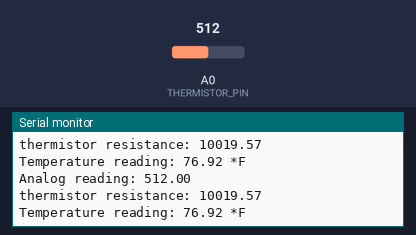
A sketch run on a simulated Arduino Uno, built with avr-gcc and run on an emulated ATmega328P. Parts: the last lines printed to the serial monitor. The test bench sets the inputs (shaded band); at power-on: A0 (THERMISTOR_PIN) = 512.

Above: at 4.5 s.
4.6 s: A0 (THERMISTOR_PIN) set to 900
At 5.9 s:
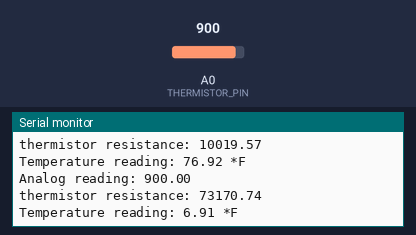
6.1 s: A0 (THERMISTOR_PIN) set to 870
At 6.8 s:
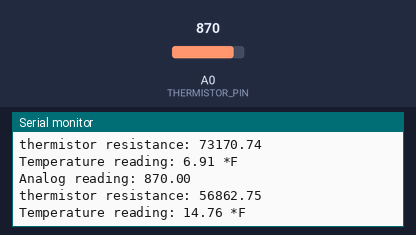
10.2 s: A0 (THERMISTOR_PIN) set to 523
At 11.1 s:
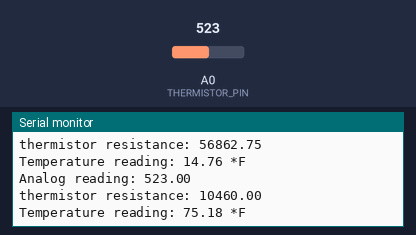
11.7 s: A0 (THERMISTOR_PIN) set to 505
At 13.2 s:
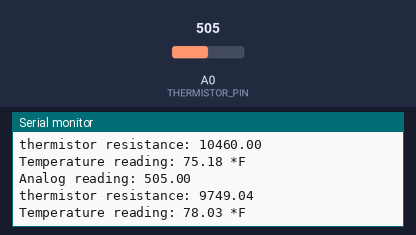
Timing chart, 0 to 14.2 s (numbered marks = the images above; inputs shaded):
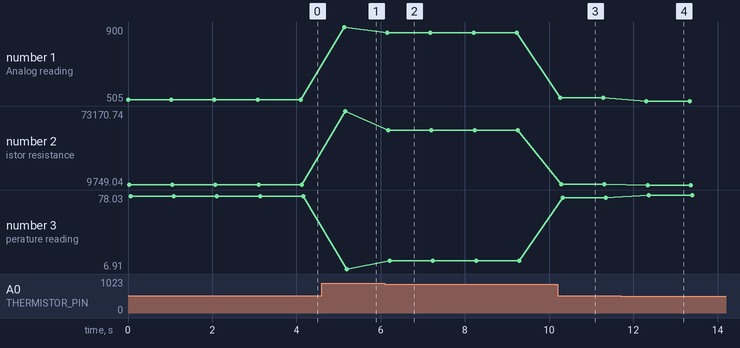

The sketch:

thermistor_basic.ino
```cpp
#define THERMISTOR_PIN A0

// resistance of the resistor placed in series with the thermistor
int series_resistor = 10000;

// create a floating point variable to hold the analog reading
float reading;

// create a floating point variable to hold the thermistor resistance
float thermistor_resistance;

void setup(void) {
	// initialize serial output at frequency of 9600 baud, or bits per second
	Serial.begin(9600);
}

void loop(void) {
	// take a voltage reading of the analog pin and put it in reading
	reading = analogRead(THERMISTOR_PIN);

	// print reading value to serial monitor
	Serial.print("Analog reading: ");
	Serial.println(reading);

	// use the reading to calculate the thermistor resistance
	thermistor_resistance = series_resistor * reading / (1023.0 - reading);

	// print resistor value to serial monitor
	Serial.print("thermistor resistance: ");
	Serial.println(thermistor_resistance);

	// calculate temperature from resistance
	// thermistor used in this code is a MF52D-103f-3950
	int B = 3950;
	float T0 = 298.15;

	float temperature;
	temperature = thermistor_resistance / series_resistor;	// (R/Ro)
	temperature = log(temperature);				// ln(R/Ro)
	temperature /= B;							// 1/B * ln(R/Ro)
	temperature += 1.0 / T0;					// + (1/To)
	temperature = 1.0 / temperature;			// Invert
	temperature -= 273.15;						// convert to C
	temperature = temperature * 9 / 5 + 32;		// convert to F

	// print temperature to serial monitor
	Serial.print("Temperature reading: ");
	Serial.print(temperature);
	Serial.println(" *F");

	// wait 1 second before restarting the loop
	delay(1000);

	// print a newline to separate the next loop's output
	Serial.println();
}
```

Measured:
- after the input at 4.6 s, the serial monitor: prints a new line after 0.53 s (image 1)
- after the input at 6.1 s, the serial monitor: prints a new line after 0.06 s (image 2)
- after the input at 10.2 s, the serial monitor: prints a new line after 0.06 s (image 3)
- after the input at 11.7 s, the serial monitor: prints a new line after 0.61 s (image 4)
- plotted number 1: 512 → 900 after the input at 4.6 s, 900 → 870 after the input at 6.1 s, 870 → 523 after the input at 10.2 s, 523 → 505 after the input at 11.7 s
- plotted number 2: 10019.57 → 73170.74 after the input at 4.6 s, 73170.74 → 56862.75 after the input at 6.1 s, 56862.75 → 10460 after the input at 10.2 s, 10460 → 9749.04 after the input at 11.7 s
- plotted number 3: 76.92 → 6.91 after the input at 4.6 s, 6.91 → 14.76 after the input at 6.1 s, 14.76 → 75.18 after the input at 10.2 s, 75.18 → 78.03 after the input at 11.7 s
